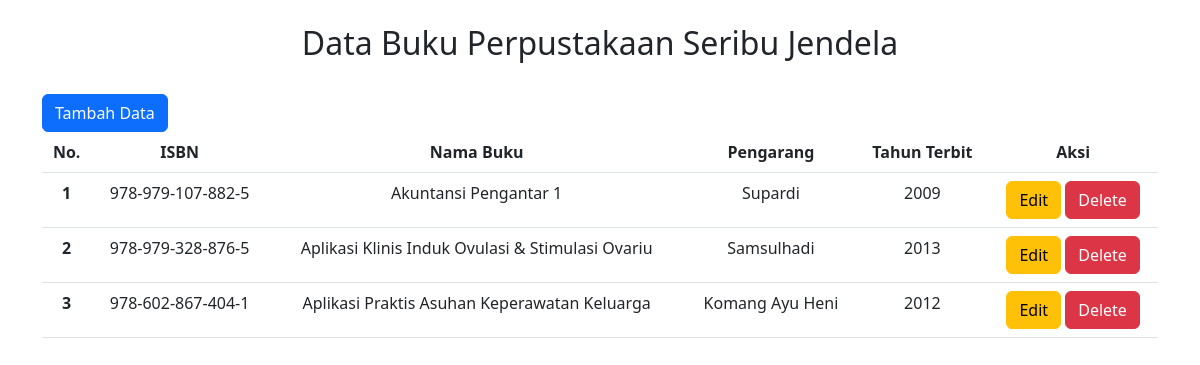
The page / on the database its author committed.
### tables this page shows
CREATE TABLE `buku` (
  `id` int(11) NOT NULL,
  `isbn` varchar(100) NOT NULL,
  `nama` varchar(100) NOT NULL,
  `pengarang` varchar(100) NOT NULL,
  `tahun_terbit` year(4) NOT NULL
);

### functions/function.php (called while the page is built, shortened)
<?php
require_once './koneksi/koneksi.php';
function readBuku($query)
{
    global $koneksi;
    $buku = mysqli_query($koneksi, $query);
    $rows = [];
    while ($row = mysqli_fetch_assoc($buku)) {
        $rows[] = $row;
    }
    return $rows;
}

### index.php (the view, shortened to what this page needs)
<?php
require_once './functions/function.php';
$buku = readBuku("SELECT * FROM buku");
?>
<!DOCTYPE html>
<html lang="en">
<head>
    <link href="https://cdn.jsdelivr.net/npm/bootstrap@5.2.0/dist/css/bootstrap.min.css" rel="stylesheet">
</head>
<body>
    <div class="container">
        <div class="header text-center my-4 row">
            <h2>Data Buku Perpustakaan Seribu Jendela</h2>
        </div>
        <div class="tombol tambah_data">
            <div class="col-sm-3">
                <a href="tambah.php" class="btn btn-primary">Tambah Data</a>
            </div>
        </div>
        <table class="table table table-hover text-center">
            <thead>
                <tr>
                    <th scope="col">No.</th>
                    <th scope="col">ISBN</th>
                    <th scope="col">Nama Buku</th>
                    <th scope="col">Pengarang</th>
                    <th scope="col">Tahun Terbit</th>
                    <th scope="col">Aksi</th>
                </tr>
            </thead>
            <tbody>
                <?php $i = 1; ?>
                <?php foreach ($buku as $row) :?>
                    <tr>
                        <th scope="row"><?= $i ?></th>
                        <td><?= $row['isbn'] ?></td>
                        <td><?= $row['nama'] ?></td>
                        <td><?= $row['pengarang'] ?></td>
                        <td><?= $row['tahun_terbit'] ?></td>
                        <td>
                            <a href="edit.php?id=<?=$row["id"] ?>"><button type="button" class="btn btn-warning">Edit</button></a>
                            <a href="hapus.php?id=<?=$row["id"] ?>" class="btn btn-danger">Delete</a>
                        </td>
                    </tr>
                <?php $i++; ?>
                <?php endforeach; ?>
            </tbody>
        </table>
    </div>
</body>
</html>

### rows shown on the page
buku: isbn "978-979-107-882-5", nama "Akuntansi Pengantar 1", pengarang "Supardi", tahun_terbit "2009"
buku: isbn "978-979-328-876-5", nama "Aplikasi Klinis Induk Ovulasi & Stimulasi Ovariu", pengarang "Samsulhadi", tahun_terbit "2013"
buku: isbn "978-602-867-404-1", nama "Aplikasi Praktis Asuhan Keperawatan Keluarga", pengarang "Komang Ayu Heni", tahun_terbit "2012"
